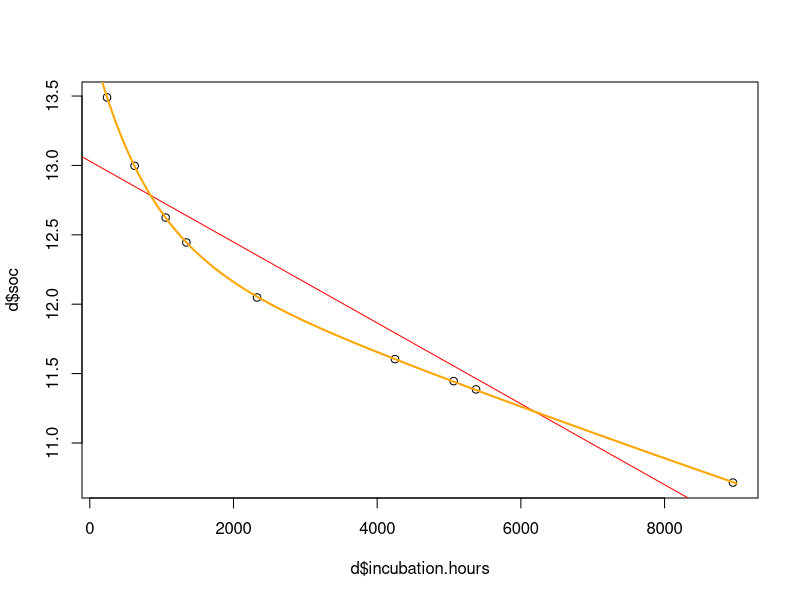
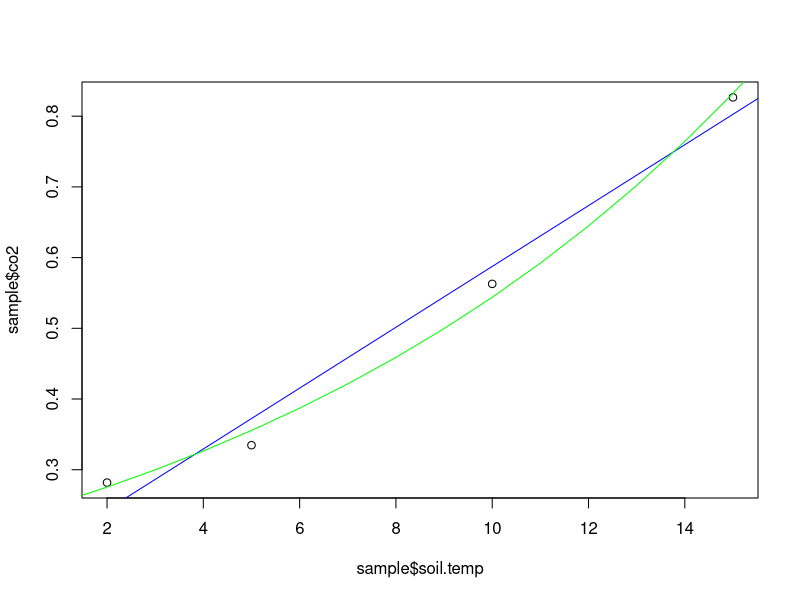
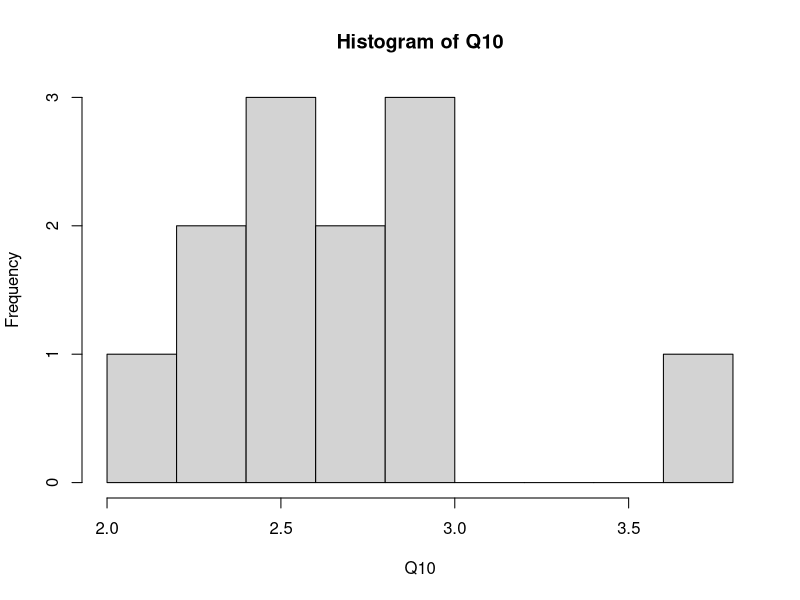
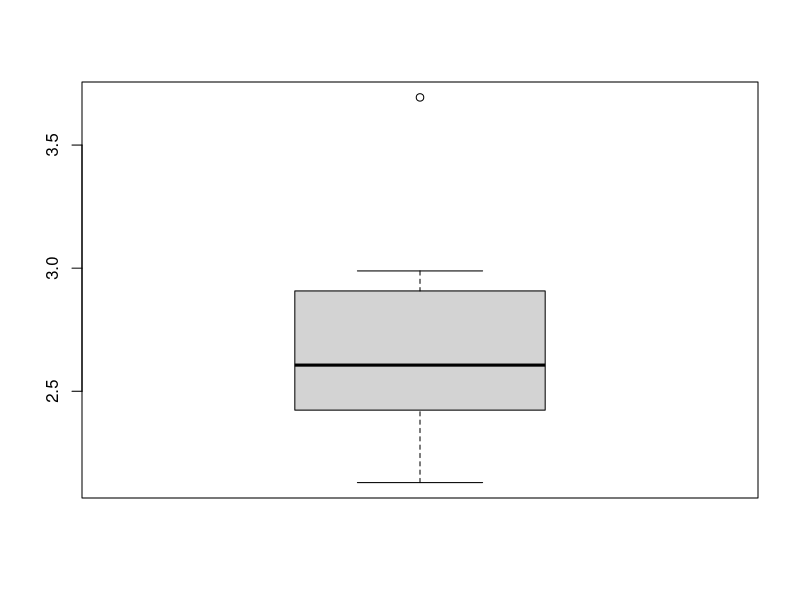
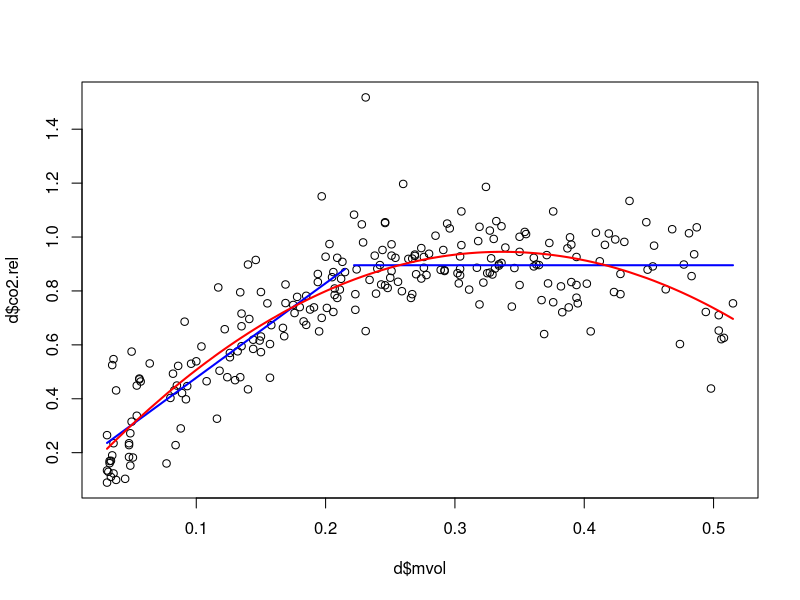
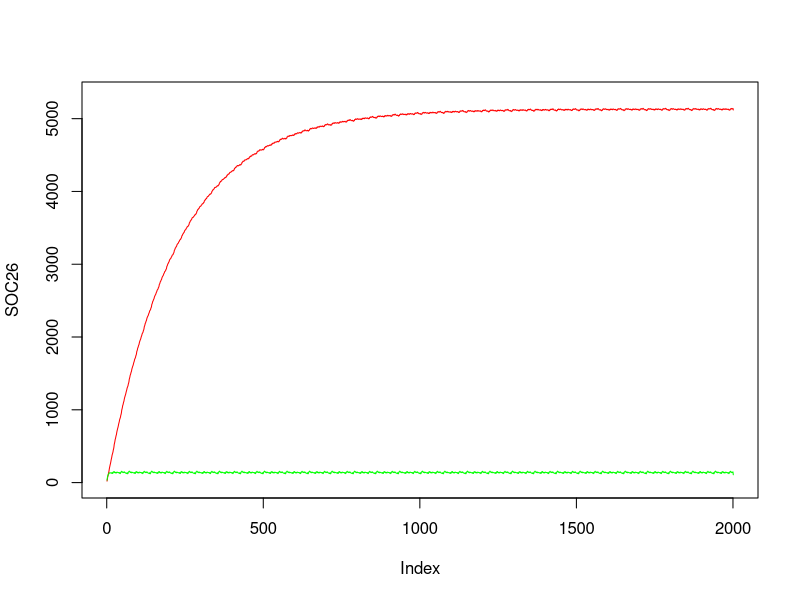
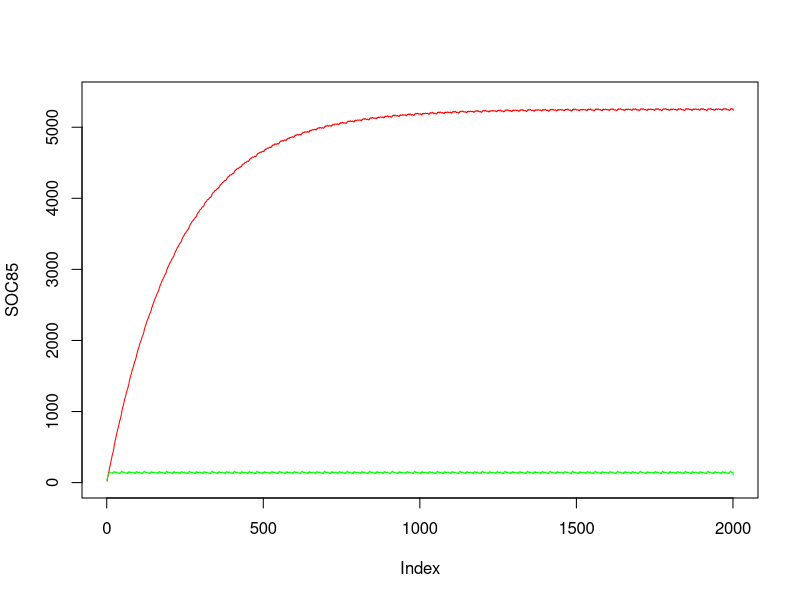
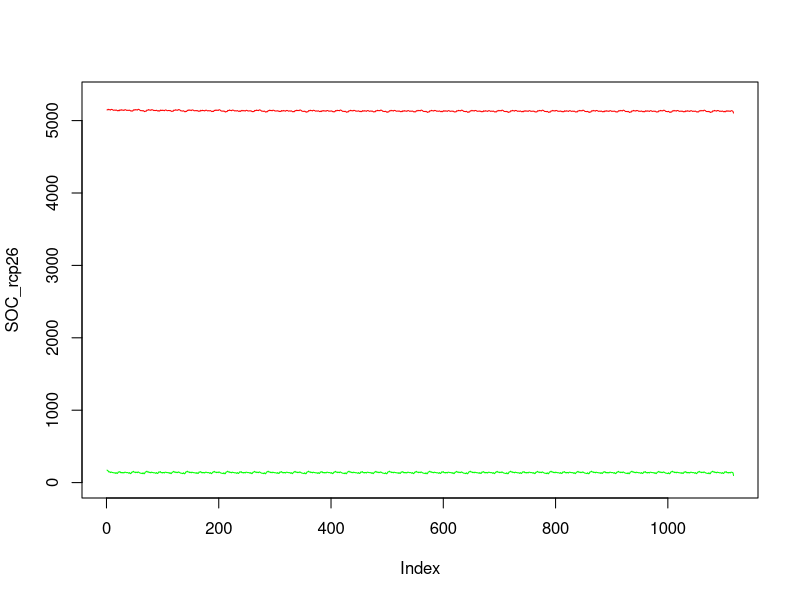

Write R code to recreate these figures, in order.
## ---- chunk 1
knitr::opts_chunk$set(echo=TRUE, warning=FALSE)
setwd("")
## ---- chunk 2
d <- read.csv(file="data/incubation-time.csv", header=TRUE, sep=",")
d$soc <- d$soc.g.per.kg

plot(d$soc~d$incubation.hours)
mydata <- data.frame(incubation.hours=seq(0,9000,10)) # a vector of data for plotting

# Linear model
lnfit <- lm(d$soc~d$incubation.hours)
abline(lnfit, col="red")

# Exponential model
fit <- nls(soc~F*exp(k1*incubation.hours)+S*exp(k2*incubation.hours), data=d, start=list(F=3, S=15, k1=-0.003, k2=-0.00001))
lines(mydata$incubation.hours, predict(fit, newdata=mydata), col="orange", lwd=2)

# Compare model statistics
summary(lnfit)
summary(fit)

## Save coefficients (parameters)
F.fit <- summary(fit)$coefficients[1]
S.fit <- summary(fit)$coefficients[2]
k1.fit <- summary(fit)$coefficients[3]
k2.fit <- summary(fit)$coefficients[4]
## ---- chunk 3
d <- read.csv(file="data/incubation-temp.csv", header=TRUE, sep=",")
d$co2 <- d$co2.mg.gsoil.1.h.1
sample <- d[d$sample==3,] # select one sample

fit1 <- lm(co2~soil.temp, data=sample) # Fit a linear model
fit.nls1 <- nls(co2 ~ a * exp(k * soil.temp), data=sample, start=list(a=1, k=0.1)) # Fit a simple exponential

plot(sample$co2~sample$soil.temp)
new <- data.frame(soil.temp=seq(0,30,1))
lines(new$soil.temp, predict(fit1, newdata=new), col="blue", lwd=1)
lines(new$soil.temp, predict(fit.nls1, newdata=new), col="green", lwd=1)

# Compare model statistics
summary(fit1)
summary(fit.nls1)

# Fit the best model to all soil samples and obtain the average parameter values
k=NA
a=NA

for (i in unique(d$sample)) {
  fit.nls<-nls(co2~a*exp(k*soil.temp), data=d[d$sample==i,], start=list(a=1, k=0.1))
  k[i] <- summary(fit.nls)$coefficients[2]
  a[i] <- summary(fit.nls)$coefficients[1]
}

mean(k) # 0.09801579
sd(k) # 0.01444984

# Convert to Q10 value
Q10 <- exp(10*k)
mean(Q10)
sd(Q10)
hist(Q10,10)
boxplot(Q10)
## ---- chunk 4
d <- read.csv(file="data/incubation-moisture.csv", header=TRUE, sep=",")
d <- d[order(d$mvol),] # sort the data by volumetric moisture content
plot(d$co2.rel~d$mvol) # plot the relationship

# Fit only the linear part of the data (subset argument)
fit1<-lm(d$co2.rel~d$mvol, subset=d$mvol <= 0.22)

# Plot the model predictions and add a line with the mean value for the remaining data
lines(d$mvol[d$mvol <= 0.22], predict(fit1), col="blue", lwd=2)
lines(d$mvol[d$mvol > 0.22], rep(mean(d$co2.rel[d$mvol > 0.22]), length(d$mvol[d$mvol > 0.22])), col = "blue", lwd = 2)

# Fit a polynomial function and plot the predictions
fit2 <- lm(d$co2.rel~poly(d$mvol, 2, raw=TRUE)) # second degree polynomial
lines(d$mvol, predict(fit2), col="red", lwd=2)

summary(fit1)
summary(fit2)
## ---- chunk 5
input_litter <- read.csv(file="data/sulawesi-input.csv", header=TRUE, sep=";")
input_rcp26 <- read.csv(file="data/sulawesi-rcp26.csv", header=TRUE, sep=",")
input_rcp85 <- read.csv(file="data/sulawesi-rcp85.csv", header=TRUE, sep=",")
input_rcp26$VWC <- input_rcp26$moisture_upper_soil / 100 # convert percentage to decimal
input_rcp85$VWC <- input_rcp85$moisture_upper_soil / 100
rcp26 <- input_rcp26[1:36,]
rcp85 <- input_rcp85[1:36,]
## ---- chunk 6
# Define parameters
kf <- -0.91 # fast pool monthly decay rate
ks <- -0.012 # slow pool monthly decay rate
Q10 <- 2.69
Tref <- 308.15 # 35°C + 273.15 = 308.15K
leaf.fast.frac <- 0.75
root.fast.frac <- 0.75
twig.fast.frac <- 0.25
leaf.slow.frac <- 1-0.75
root.slow.frac <- 1-0.75
twig.slow.frac <- 1-0.25
## ---- chunk 7
# Rename to facilitate work
leaf <- input_litter$Leaf_litter # (mg C m-2 h-1) 
root <- input_litter$Root_litter # (mg C m-2 h-1)
twig <- input_litter$Twig_litter # (mg C m-2 h-1)

litter.fast <- (leaf*leaf.fast.frac + root * root.fast.frac + twig*twig.fast.frac)
litter.slow <- (leaf*leaf.slow.frac + root * root.slow.frac + twig*twig.slow.frac) 
litter.slow <- litter.slow * 0.730 # (g C m-2 M-1) converted from hours to monthly and from mg to g
litter.fast <- litter.fast * 0.730 # (g C m-2 M-1) converted from hours to monthly and from mg to g
## ---- chunk 8
# Number of months to simulate
max.time <- 2000

# Recycle the input data to the max time of run (max.time)
temperature26 <- rep(rcp26$temp_surf, length.out = max.time)
moisture26    <- rep(rcp26$VWC, length.out = max.time)
litter.fast <- rep(litter.fast, length.out = max.time)
litter.slow <- rep(litter.slow, length.out = max.time)

# Set starting pool size
FC26 <- 0
SC26 <- 0
SOC26 <- FC26+SC26 # SOC as the sum of all pools

for(i in 1:max.time) {
  FC26[i] <- FC26[i] + litter.fast[i]
  SC26[i] <- SC26[i] + litter.slow[i]
  
  t.mod  <- Q10^((temperature26[i]-Tref)/10)
  m.mod  <- 0.059 + 5.27 * moisture26[i] - 7.82 * moisture26[i]^2
  kf.mod <- kf * t.mod * m.mod
  ks.mod <- ks * t.mod * m.mod
  
  FC26[i+1] <- FC26[i]*exp(kf.mod)
  SC26[i+1] <- SC26[i]*exp(ks.mod)
  SOC26[i]  <- FC26[i] + SC26[i]
}

plot(SOC26, type="n", ylim = c(0, max(SOC26)))
lines(SC26, col="red")
lines(FC26, col="green")
## ---- chunk 9
# Number of months to simulate
max.time <- 2000

# Recycle the input data to the max time of run (max.time)
temperature85 <- rep(rcp85$temp_surf, length.out = max.time)
moisture85    <- rep(rcp85$VWC, length.out = max.time)
litter.fast <- rep(litter.fast, length.out = max.time)
litter.slow <- rep(litter.slow, length.out = max.time)

# Set starting pool size
FC85 <- 0
SC85 <- 0
SOC85 <- FC85 + SC85 # SOC as the sum of all pools

for(i in 1:max.time) {
  FC85[i] <- FC85[i] + litter.fast[i]
  SC85[i] <- SC85[i] + litter.slow[i]
  
  t.mod  <- Q10^((temperature85[i]-Tref)/10)
  m.mod  <- 0.059 + 5.27 * moisture85[i] - 7.82 * moisture85[i]^2
  kf.mod <- kf * t.mod * m.mod
  ks.mod <- ks * t.mod * m.mod
  
  FC85[i+1] <- FC85[i]*exp(kf.mod)
  SC85[i+1] <- SC85[i]*exp(ks.mod)
  SOC85[i]  <- FC85[i] + SC85[i]
}

plot(SOC85, type="n", ylim = c(0, max(SOC85)))
lines(SC85, col="red")
lines(FC85, col="green")
## ---- chunk 10
# Number of months to simulate
max.time <- (2100-2007)*12

# Recycle the input data to the max time of run (max.time)
temperature_rcp26 <- rep(rcp26$temp_surf, length.out = max.time)
moisture_rcp26    <- rep(rcp26$VWC, length.out = max.time)
litter.fast <- rep(litter.fast, length.out = max.time)
litter.slow <- rep(litter.slow, length.out = max.time)

# Set starting pool size
FC_rcp26 <- mean(FC26[1500:2000])
SC_rcp26 <- mean(SC26[1500:2000])
SOC_rcp26 <- FC_rcp26 + SC_rcp26 # SOC as the sum of all pools

for(i in 1:max.time) {
  FC_rcp26[i] <- FC_rcp26[i] + litter.fast[i]
  SC_rcp26[i] <- SC_rcp26[i] + litter.slow[i]
  
  t.mod  <- Q10^((temperature_rcp26[i]-Tref)/10)
  m.mod  <- 0.059 + 5.27 * moisture_rcp26[i] - 7.82 * moisture_rcp26[i]^2
  kf.mod <- kf * t.mod * m.mod
  ks.mod <- ks * t.mod * m.mod
  
  FC_rcp26[i+1] <- FC_rcp26[i]*exp(kf.mod)
  SC_rcp26[i+1] <- SC_rcp26[i]*exp(ks.mod)
  SOC_rcp26[i]  <- FC_rcp26[i] + SC_rcp26[i]
}

plot(SOC_rcp26, type="n", ylim = c(0, max(SOC_rcp26)))
lines(SC_rcp26, col="red")
lines(FC_rcp26, col="green")
## ---- chunk 11
# Number of months to simulate
max.time <- (2100-2007)*12

# Recycle the input data to the max time of run (max.time)
temperature_rcp85 <- rep(rcp85$temp_surf, length.out = max.time)
moisture_rcp85    <- rep(rcp85$VWC, length.out = max.time)
litter.fast <- rep(litter.fast, length.out = max.time)
litter.slow <- rep(litter.slow, length.out = max.time)

# Set starting pool size
FC_rcp85 <- mean(FC85[1500:2000])
SC_rcp85 <- mean(SC85[1500:2000])
SOC_rcp85 <- FC_rcp85 + SC_rcp85 # SOC as the sum of all pools

for(i in 1:max.time) {
  FC_rcp85[i] <- FC_rcp85[i] + litter.fast[i]
  SC_rcp85[i] <- SC_rcp85[i] + litter.slow[i]
  
  t.mod  <- Q10^((temperature_rcp85[i]-Tref)/10)
  m.mod  <- 0.059 + 5.27 * moisture_rcp85[i] - 7.82 * moisture_rcp85[i]^2
  kf.mod <- kf * t.mod * m.mod
  ks.mod <- ks * t.mod * m.mod
  
  FC_rcp85[i+1] <- FC_rcp85[i]*exp(kf.mod)
  SC_rcp85[i+1] <- SC_rcp85[i]*exp(ks.mod)
  SOC_rcp85[i]  <- FC_rcp85[i] + SC_rcp85[i]
}

plot(SOC_rcp85, type="n", ylim = c(0, max(SOC_rcp85)))
lines(SC_rcp85, col="red")
lines(FC_rcp85, col="green")
## ---- chunk 12
message("RCP 2.6, fast pool, final C content = ", FC_rcp26[1117])
message("RCP 2.6, slow pool, final C content = ", SC_rcp26[1117])
total_rcp26 <- FC_rcp26[1117] + SC_rcp26[1117]
message("RCP 2.6, total final C content = ", total_rcp26)

message("RCP 8.5, fast pool, final C content = ", FC_rcp85[1117])
message("RCP 8.5, slow pool, final C content = ", SC_rcp85[1117])
total_rcp85 <- FC_rcp85[1117] + SC_rcp85[1117]
message("RCP 8.5, total final C content = ", total_rcp85)

a <- mean(FC26[1500:2000])
b <- mean(SC26[1500:2000])
init_rcp26 <- a + b
c <- mean(FC85[1500:2000])
d <- mean(SC85[1500:2000])
init_rcp85 <- c + d

message("RCP 2.6, fast pool, absolute change = ", FC_rcp26[1117] - a)
message("RCP 2.6, fast pool, relative change = ", (FC_rcp26[1117] - a) / a * 100)
message("RCP 2.6, slow pool, absolute change = ", SC_rcp26[1117] - b)
message("RCP 2.6, slow pool, relative change = ", (SC_rcp26[1117] - b) / b * 100)
message("RCP 2.6, total absolute change = ", total_rcp26 - init_rcp26)
message("RCP 2.6, total relative change = ", (total_rcp26 - init_rcp26) / init_rcp26 * 100)

message("RCP 8.5, fast pool, absolute change = ", FC_rcp85[1117] - a)
message("RCP 8.5, fast pool, relative change = ", (FC_rcp85[1117] - a) / a * 100)
message("RCP 8.5, slow pool, absolute change = ", SC_rcp85[1117] - b)
message("RCP 8.5, slow pool, relative change = ", (SC_rcp85[1117] - b) / b * 100)
message("RCP 8.5, total absolute change = ", total_rcp85 - init_rcp85)
message("RCP 8.5, total relative change = ", (total_rcp85 - init_rcp85) / init_rcp85 * 100)
## ---- chunk 13
input_rcp26$temp_surf <- input_rcp26$temp_surf - 273.15 # converting to Celcius
input_rcp85$temp_surf <- input_rcp85$temp_surf - 273.15

library(ggplot2)

# Plotting precipitation
geom <- ggplot(aes(year, precip, colour = "RCP 2.6"), data = input_rcp26)
geom + geom_smooth() + 
  geom_smooth(aes(year, precip, colour = "RCP 8.5"), data = input_rcp85) + 
  labs(x = "Year", y = "Precipitation (mm)") + 
  theme(legend.title = element_blank() ) + 
  theme(plot.title=element_text(family='', face='bold',  size=10))

# Plotting temperature
geom <- ggplot(aes(year, temp_surf, colour = "RCP 2.6"), data = input_rcp26)
geom + geom_smooth() +
  geom_smooth(aes(year, temp_surf, colour = "RCP 8.5"), data = input_rcp85) + 
  labs(x = "Year", y = "Surface temperature (C)") + 
  theme(legend.title = element_blank() ) + 
  theme(plot.title=element_text(family='', face='bold',  size=10))
## ---- chunk 14
# Plotting carbon evolution
months <- c(1:2001)
plot.85.df <- data.frame(months, SC85, FC85)
months <- c(1:2001)
SOC26 <- c(0, SOC26)
plot.26.df <- data.frame(months, SC26, FC26)

soc26_plot <- ggplot(aes(months,SC26, colour="Slow carbon pool, RCP 2.6"), data = plot.26.df)
soc26_plot +  geom_line () +
  #geom_line(aes(months, SOC26, colour="Total SOC")) + 
  geom_line(aes(months, FC26, colour = "Fast carbon pool, RCP 2.6")) + 
  geom_line(aes(months, FC85, colour = "Fast carbon pool, RCP 8.5")) + 
  geom_line(aes(months, SC85, colour = "Slow carbon pool, RCP 8.5")) + 
  labs(x = "Months", y = "g C m^-2") + 
  theme(legend.title = element_blank() ) + 
  ggtitle("SOC dynamics ") + 
  theme(plot.title=element_text(family='', face='bold',  size=10))

# Comparing SOC for RCPs
soc85_plot <- ggplot(aes(months,SC85, colour="Total SOC, RCP 8.5"), data = plot.85.df)
soc85_plot +  geom_line () + geom_line(aes(months,SC26, colour = "Total SOC, RCP 2.6"))+
  #scale_fill_discrete(palette="Dark2", SC26=1, FC26=2)+
  #geom_line (aes(months, SOC26, colour = "Total SOC, RCP 2.6"))+
  #geom_line(aes(months, SOC85, colour = "Total SOC, RCP 8.5"))+
  labs(x = "Months", y = "g C m^-2")+
  theme(legend.title = element_blank()) + 
  ggtitle("Total SOC")+
  theme(plot.title=element_text(family='', face='bold',  size=10))
## ---- chunk 15
# Plotting model run
runtime <- c(0:max.time)
model.plot.df <- data.frame(runtime, SC_rcp85, FC_rcp85, SC_rcp26, FC_rcp26)

# Slow carbon evolution
slow.plot <- ggplot(aes(runtime, SC_rcp85, colour = "RCP 8.5"), data = model.plot.df )
slow.plot+ geom_line() + 
  geom_line(aes(runtime, SC_rcp26, colour = "RCP 2.6"), data =) + 
  labs(x = "Year", y = "g C m^-2") + 
  theme(legend.title = element_blank()) + 
  ggtitle("Slow carbon pool ") + 
  scale_x_continuous(breaks = c(seq(216,1117, by = 300)), labels = c("2025", "2050", "2075", "2100")) + 
  theme(plot.title=element_text(family='', face='bold',  size=10))

# Fast carbon evolution
fast.plot <- ggplot(aes(runtime, FC_rcp85, colour = "RCP 8.5"), data = model.plot.df )
fast.plot+ geom_line() + 
  geom_line(aes(runtime, FC_rcp26, colour = "RCP 2.6"), data =) + 
  labs(x = "Year ", y = "g C m^-2") + 
  theme(legend.title = element_blank()) + 
  ggtitle("Fast carbon pool ") + 
  scale_x_continuous(breaks = c(seq(216,1117, by = 300)), labels = c("2025", "2050", "2075", "2100")) + 
  theme(plot.title=element_text(family='', face='bold',  size=10))
